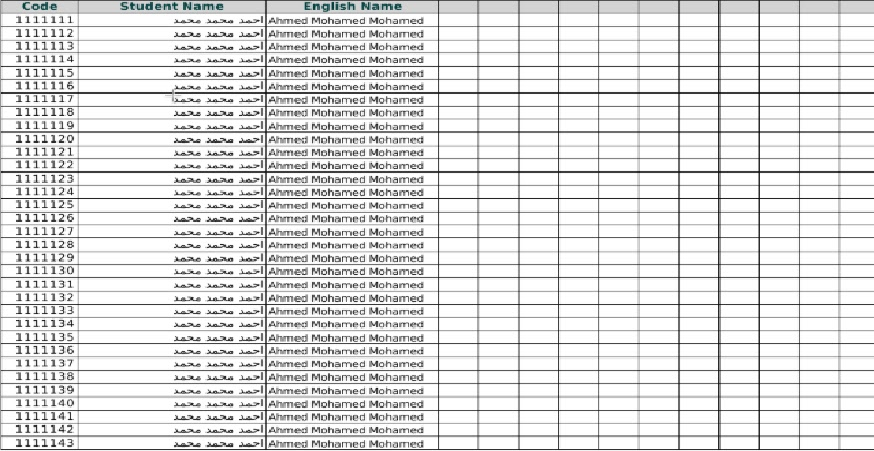
#> input picture excelimage.jpg, 874 x 451 px
$ python -i excellpre.py   (imports and definitions only)
#> lines starting #> are read from the running program, lines starting #| are printed output that depends on the picture
import numpy as np
import cv2
import skimage.io as io
from skimage.color import rgb2gray
from numba import vectorize, cuda
import matplotlib.pyplot as plt
from scipy import ndimage
from skimage.exposure import histogram
from skimage.measure import find_contours
#from skimage.draw import rectangle, line
from skimage.transform import rotate
from skimage.filters import threshold_local,median
from skimage.transform import hough_line, hough_line_peaks
from skimage.morphology import skeletonize

def intersection(line1, line2):
    rho1, theta1 = line1
    rho2, theta2 = line2
    A = np.array([
        [np.cos(theta1), np.sin(theta1)],
        [np.cos(theta2), np.sin(theta2)]
    ])
    b = np.array([[rho1], [rho2]])
    x0, y0 = np.linalg.solve(A, b)
    x0, y0 = int(np.round(x0)), int(np.round(y0))
    return [x0, y0]


def returncell(row,col,Xlines,Ylines,binimage):
    uppery=Ylines[col]
    downy=Ylines[col+1]
    leftx=Xlines[row]
    rightx=Xlines[row+1]
    return binimage[leftx:rightx,uppery:downy]


def detectHlines(binimage):
    Xlines=[]
    iprev=1000000
    for i in range(0,binimage.shape[0],1):
        sliceimage=binimage[i,:]
        sumones=np.sum(sliceimage)
        if sumones>20000 and np.abs(i-iprev)>15:
            Xlines.append(i+5)
            iprev=i
    return Xlines

def detectVlines(binimage):
    ylines=[]
    iprev=1000000
    for i in range(0,binimage.shape[1]-2,2):
        sliceimage=binimage[:,i:i+2]
        sumones=np.sum(sliceimage )
        if sumones>50000 and np.abs(i-iprev)>10:
            ylines.append(i+5)
            iprev=i
    return ylines


def preprocessing(gray_scale_image):
    edge_gray_scale_image =cv2.Canny(gray_scale_image,100,150)
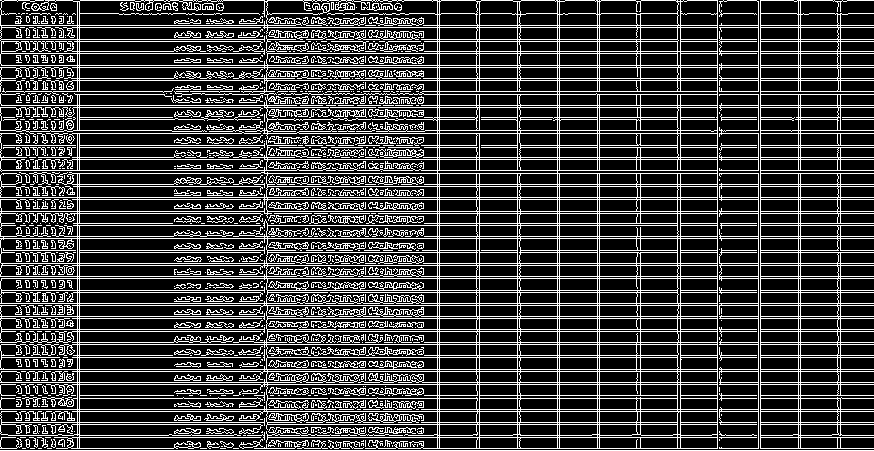
#> edge_gray_scale_image: shape (451, 874); 24.2% white in thin lines or dots

    kernelx = np.ones((1,8))
    openingx = cv2.morphologyEx(edge_gray_scale_image, cv2.MORPH_OPEN, kernelx)
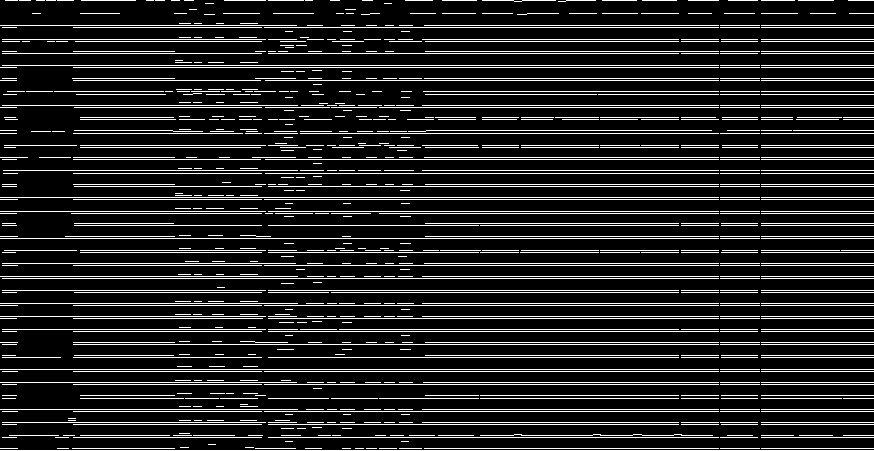
#> openingx: shape (451, 874); 13.9% white in thin lines or dots

    kernely = np.ones((8,1))
    openingy = cv2.morphologyEx(edge_gray_scale_image, cv2.MORPH_OPEN, kernely)
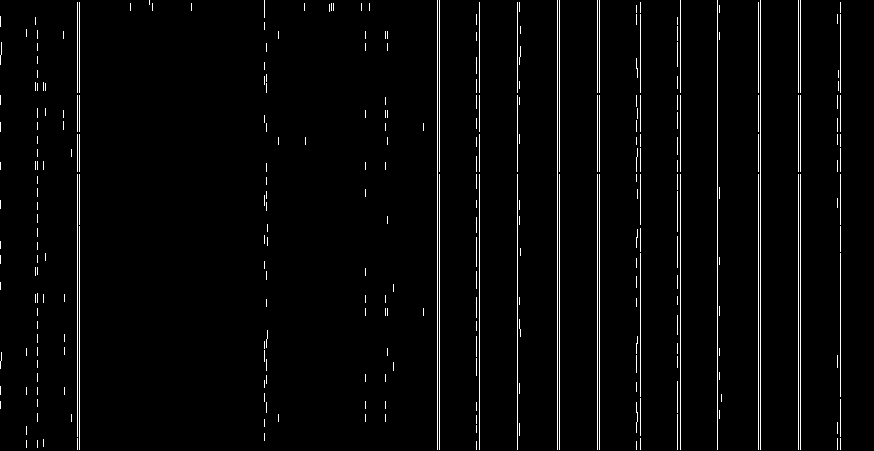
#> openingy: shape (451, 874); 2.7% white in thin lines or dots

    img1_bg = cv2.bitwise_or(openingx,openingy)
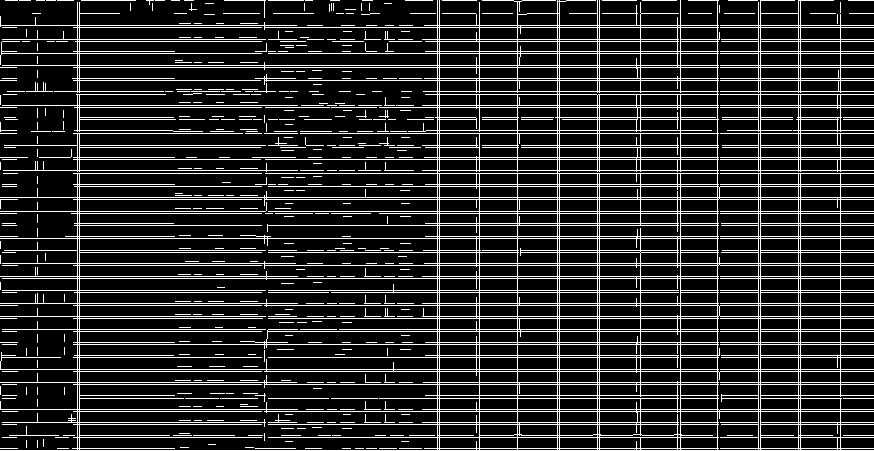
#> img1_bg: shape (451, 874); 16.3% white in thin lines or dots

    X_lines=detectHlines(openingx)
#> the loop in detectHlines, `for i in range(0,binimage.shape[0],1):` made 451 passes
#> sumones on passes 1 to 12: 164730, 4080, 0, 4335, 0, 0, 0, 0, 0, 4845, 0, 0
#> after the loop in detectHlines, `for i in range(0,binimage.shape[0],1):`: Xlines = [5, 30, 46, 70, 96, 112, 135, 152, 175, 191, 216, 241, 257, 281, 297, 321, 347, 374, 400, 416, 440]; iprev = 435
#> X_lines has the same summary as Xlines in detectHlines
    Y_lines=detectVlines(openingy)
#> the loop in detectVlines, `for i in range(0,binimage.shape[1]-2,2):` made 436 passes
#> after the loop in detectVlines, `for i in range(0,binimage.shape[1]-2,2):`: iprev = 840; ylines = [41, 81, 441, 481, 521, 561, 601, 641, 681, 721, 763, 803, 845]
#> Y_lines has the same summary as ylines in detectVlines

    return X_lines,Y_lines


>>> import cv2
>>> picture = cv2.imread('../excelimage.jpg', cv2.IMREAD_GRAYSCALE)
>>> result = preprocessing(picture)
#> result = ([5, 30, 46, 70, 96, 112, 135, 152, 175, 191, 216, 241, 257, 281, 297, 321, 347, 374, 400, 416, 440], [41, 81, 441, 481, 521, 561, 601, 641, 681, 721, 763, 803, 845])
